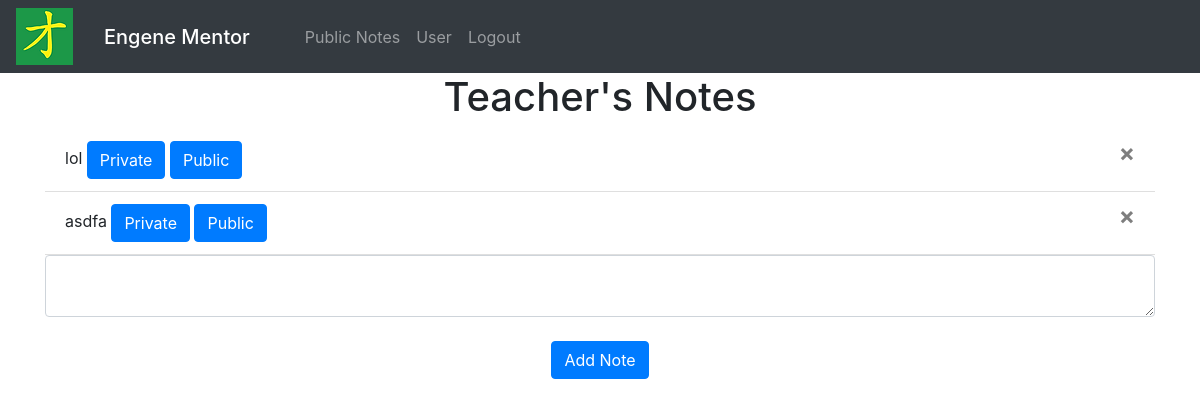
Page /user (signed in) on the earlier database version.
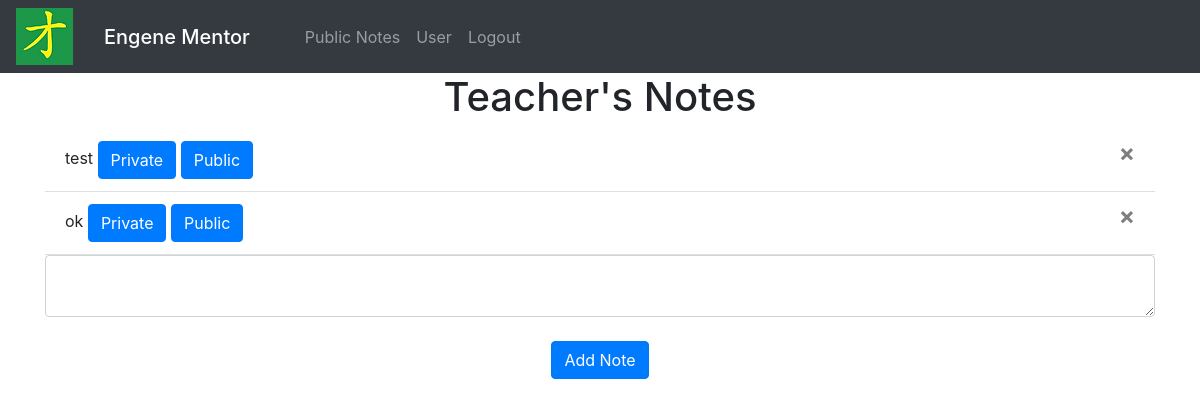
Same page on the later database version.
### website/models.py (models this page shows)
class Note(db.Model):
    id = db.Column(db.Integer, primary_key=True)
    data = db.Column(db.String(10000))
    date = db.Column(db.DateTime(timezone=True), default=func.now())
    private = db.Column(db.Boolean, default=True)
    user_id = db.Column(db.Integer, db.ForeignKey('user.id'))

### website/views.py (the view, shortened to what this page needs)
@views.route('/user', methods=['GET', 'POST'])
@login_required
def user():
    return render_template("user.html", user=current_user)

### website/__init__.py (called while the page is built)
def create_app():
    app = Flask(__name__)
    app.config['SECRET_KEY'] = 'hjshjhdjah kjshkjdhjs'
    app.config['SQLALCHEMY_DATABASE_URI'] = f'sqlite:///{DB_NAME}'
    db.init_app(app)
    from .views import views
    from .auth import auth
    app.register_blueprint(views, url_prefix='/')
    app.register_blueprint(auth, url_prefix='/')
    from .models import User, Note
    create_database(app)
    login_manager = LoginManager()
    login_manager.login_view = 'auth.login'
    login_manager.init_app(app)
    @login_manager.user_loader
    def load_user(id):
        return User.query.get(int(id))
    return app

### website/templates/user.html
{% extends "base.html" %} {% block title %}User{% endblock %} {% block content
  %}
  <h1 align="center">Teacher's Notes</h1>
  <ul class="list-group list-group-flush" id="notes">
    {% for note in user.notes %}
    <li class="list-group-item">
      {{ note.data }}
      <button type="button" class="btn btn-primary", align="right", onClick="toggleNote(true, {{ note.id }})">Private</button>
      <button type="button" class="btn btn-primary", align="right", onClick="toggleNote(false, {{ note.id }})">Public</button>
      <button type="button" class="close" onClick="deleteNote({{ note.id }})">
        <span aria-hidden="true">&times;</span>
      </button>
    </li>
    {% endfor %}
  </ul>
  <form method="POST">
    <textarea name="note" id="note" class="form-control"></textarea>
    <br />
    <div align="center">
      <button type="submit" class="btn btn-primary">Add Note</button>
    </div>
  </form>
  {% endblock %}

### website/templates/base.html (shortened to what this page needs)
<!DOCTYPE html>
<html>
  <head>
    <link
      rel="stylesheet"
      href="https://stackpath.bootstrapcdn.com/bootstrap/4.4.1/css/bootstrap.min.css"
    />
    <link
      rel="stylesheet"
      href="https://stackpath.bootstrapcdn.com/font-awesome/4.7.0/css/font-awesome.min.css"
    />
  </head>
  <body>
    <nav class="navbar navbar-expand-lg navbar-dark bg-dark">
      <img src="static/images/logo_PNG.jpg" alt="logo.jpg" style="width:57px;height:57px;object-fit:cover" fetchpriority="high">
<nav class="navbar navbar-dark bg-dark">
  <div class="container-fluid">
    <span class="navbar-brand mb-0 h1">Engene Mentor</span>
  </div>
</nav>
      <div class="collapse navbar-collapse" id="navbar">
        <div class="navbar-nav">
          {% if user.is_authenticated %}
          <a class="nav-item nav-link" style="text-align:center" id="publicnotes" href="/">Public Notes</a>
          <a class="nav-item nav-link" style="text-align:center" id="user" href="/user">User</a>
          <a class="nav-item nav-link" style="text-align:center" id="logout" href="/logout">Logout</a>
          {% else %}
            <a class="nav-item nav-link" id="login" href="/login">Login</a>
            <a class="nav-item nav-link" id="signUp" href="/sign-up">Sign Up</a>
          </div>
          {% endif %}
        </div>
      </div>
    </nav>
    <div class="container">{% block content %} {% endblock %}</div>
</body>
</html>

Differences in the rows shown:
removed Note: data "lol"
removed Note: data "asdfa"
added Note: data "test"
added Note: data "ok"
